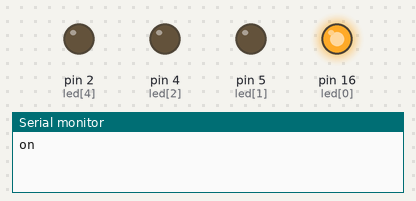
Bench run of a sketch on a simulated Arduino Uno, built with avr-gcc and run on an emulated ATmega328P. On the bench: output pins drawn as LEDs (lit = HIGH), the last lines printed to the serial monitor. Pins used as bus, display or sensor lines are not drawn.

Above: at 0.5 s.
At 1.5 s:
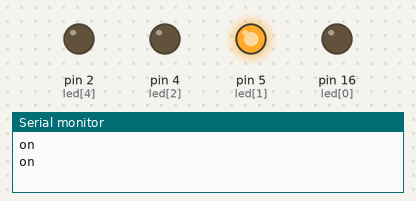
At 2.5 s:
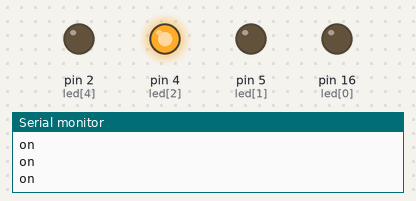
At 3.5 s:
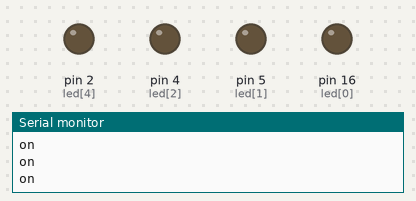
At 4.5 s:
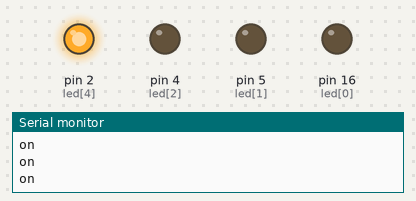
Timing chart, 0 to 6.5 s (numbered marks = the images above):
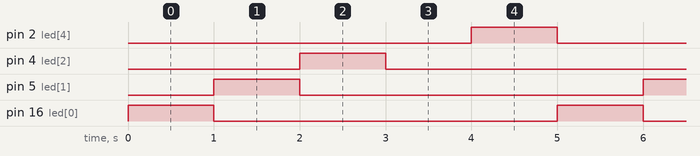

Measured:
- by itself, pin 2 (led[4]), pin 4 (led[2]), pin 5 (led[1]), pin 16 (led[0]): alternates HIGH for 1.0 s and LOW for 4.0 s
- by itself, everything shown: repeats every 5.0 s, in 6 steps

The sketch:

lab2-2.ino
```cpp
int led[]={16,5,4,0,2};
void setup() {
  // put your setup code here, to run once:
  for (int i = 0; i<5;i++){
pinMode(led[i],OUTPUT);}
digitalWrite(16,0);
Serial.begin(9600);
}

void loop() {
  ledrun();
}
```

ledrun.ino
```cpp
void ledrun(){
// put your main code here, to run repeatedly:
  for (int i = 0; i<4;i++){
  digitalWrite(led[i],1);
Serial.println("on");
delay(1000);
digitalWrite(led[i],0);}
digitalWrite(led[4],1);
delay(1000);
digitalWrite(led[4],0);
}
```

rgb.ino
```cpp
void rgb(){

  }
```
